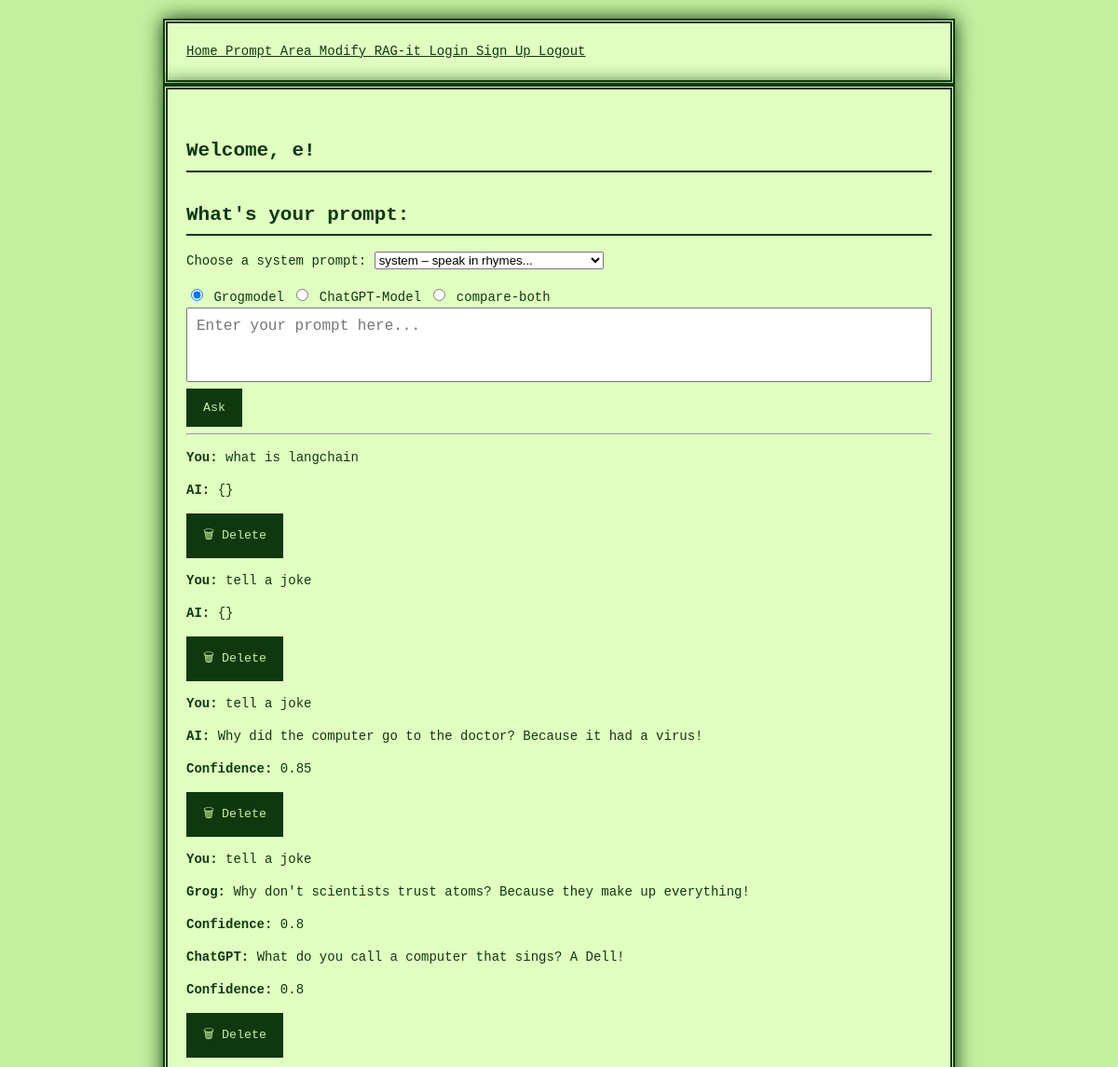
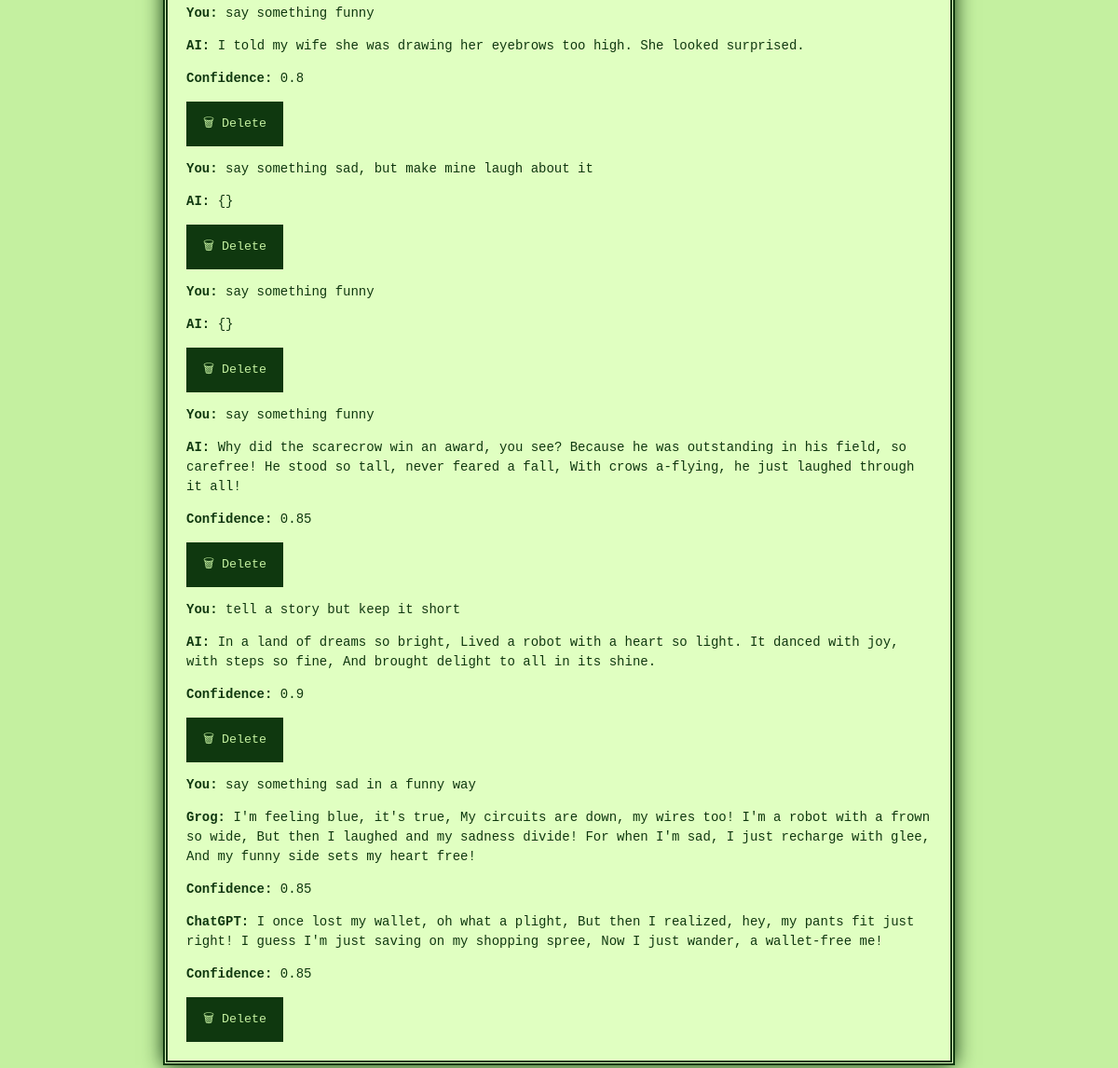
/Prompt-area?system_prompt_id=4 (signed in), run on the app's committed database (2 pictures, top to bottom).
### project/models.py (models this page shows)
class Chat(db.Model):
    id = db.Column(db.Integer, primary_key = True)
    user_id = db.Column(db.Integer, db.ForeignKey('user.id', ondelete='CASCADE'), nullable=False)
    question = db.Column(db.String, unique=False)
    answer = db.Column(db.String, unique=False, nullable=True)
    model = db.Column(db.String, unique=False, nullable=True)
    confidence = db.Column(db.Float, nullable=True)
    confidence_grog = db.Column(db.Float, nullable=True)
    confidence_chatgpt = db.Column(db.Float, nullable=True)

### project/main.py (the view)
@main.route('/Prompt-area', methods=["POST", "GET"])
@login_required
def prompt_area():
    user_id = current_user.id
    if request.method == "POST":
        new_prompt = request.form.get("prompt")
        selected_model = request.form.get("modell", "grog")
        system_prompt_id = request.form.get("system_prompt_id")
        delete_id = request.form.get("delete_chat_id")
        if delete_id:
            chat_to_delete = Chat.query.filter_by(id=delete_id, user_id=user_id).first()
            if chat_to_delete:
                db.session.delete(chat_to_delete)
                db.session.commit()
        system_prompts = SystemPrompt.query.all()
        selected_system_prompt = SystemPrompt.query.get(system_prompt_id) if system_prompt_id else None
        system_msg = {
            "role": selected_system_prompt.role,
            "content": selected_system_prompt.content
        } if selected_system_prompt else None
        temperature = selected_system_prompt.temperature if selected_system_prompt else 0.7
        max_tokens = selected_system_prompt.max_tokens if selected_system_prompt else 150
        if new_prompt:
            context_chats = Chat.query.filter_by(user_id=user_id).order_by(Chat.id.desc()).limit(30).all()
            context_chats.reverse()
            context = "".join([f"User: {chat.question}\nAI: {chat.answer}\n" for chat in context_chats])
            combined_prompt = context + f"User: {new_prompt}"
            answer = "⚠️ No answer generated."
            confidence = None
            confidence_grog = None
            confidence_chatgpt = None
            try:
                if selected_model == "grog":
                    result = grogmodel.give_answer(
                        combined_prompt,
                        system_prompt_override=system_msg,
                        temperature=temperature,
                        max_tokens=max_tokens
                    )
                    raw_output = result[1]
                    print("🟢 Raw output from Groq:", raw_output)
                    answer_dict = raw_output if isinstance(raw_output, dict) else {}
                    answer = json.dumps(answer_dict)
                    confidence = answer_dict.get("confidence")
                elif selected_model == "chatgpt":
                    result = chatgptmodel.chat_answers_question(
                        combined_prompt,
                        system_prompt_override=system_msg,
                        temperature=temperature,
                        max_tokens=max_tokens
                    )
                    raw_output = result[1]
                    print("🔵 Raw output from GPT:", repr(raw_output))
                    try:
                        answer_dict = raw_output if isinstance(raw_output, dict) else json.loads(raw_output)
                    except Exception:
                        answer_dict = {}
                    answer = json.dumps(answer_dict)
                    confidence = answer_dict.get("confidence")
                elif selected_model == "compare-both":
                    grog_result = grogmodel.give_answer(
                        combined_prompt,
                        system_prompt_override=system_msg,
                        temperature=temperature,
                        max_tokens=max_tokens
                    )
                    chatgpt_result = chatgptmodel.chat_answers_question(
                        combined_prompt,
                        system_prompt_override=system_msg,
                        temperature=temperature,
                        max_tokens=max_tokens
                    )
                    grog_output = grog_result[1]
                    chatgpt_output = chatgpt_result[1]
                    grog_parsed = grog_output if isinstance(grog_output, dict) else {}
                    chatgpt_parsed = chatgpt_output if isinstance(chatgpt_output, dict) else {}
                    grog_answer = grog_parsed.get("answer", "⚠️")
                    chatgpt_answer = chatgpt_parsed.get("answer", "⚠️")
                    confidence_grog = grog_parsed.get("confidence")
                    confidence_chatgpt = chatgpt_parsed.get("confidence")
                    answer = json.dumps({
                        "grog": grog_answer,
                        "grog_confidence": confidence_grog,
                        "chatgpt": chatgpt_answer,
                        "chatgpt_confidence": confidence_chatgpt
                    })
                else:
                    answer = "⚠️ Unsupported model selected."
            except Exception as e:
                answer = json.dumps({"error": f"Exception during model call: {str(e)}"})
            new_chat = Chat(
                user_id=user_id,
                question=new_prompt,
                answer=answer,
                model=selected_model,
                confidence=confidence,
                confidence_grog=confidence_grog,
                confidence_chatgpt=confidence_chatgpt
            )
            db.session.add(new_chat)
            db.session.commit()
    else:
        selected_model = request.args.get("modell", "grog")
        system_prompt_id = request.args.get("system_prompt_id")
    chat_history = Chat.query.filter_by(user_id=user_id).order_by(Chat.id.desc()).limit(10).all()
    chat_history.reverse()
    system_prompts = SystemPrompt.query.all()
    return render_template(
        'Prompt-area.html',
        name=current_user.name,
        chat_history=chat_history,
        system_prompts=system_prompts,
        selected_system_prompt_id=system_prompt_id,
        selected_model=selected_model
    )

### project/__init__.py (called while the page is built)
def create_app():
    app = Flask(__name__)
    app.config['SECRET_KEY'] = 'secret_key_goes_here' #was soll das?
    app.config['SQLALCHEMY_DATABASE_URI'] = 'sqlite:///db.sqlite'
    app.jinja_env.filters['loads'] = json.loads
    db.init_app(app)
    login_manager = LoginManager()
    login_manager.login_view = 'auth.login'
    login_manager.init_app(app)
    from .models import User
    @login_manager.user_loader
    def load_user(user_id):
        return User.query.get(int(user_id))
    from .auth import auth as auth_blueprint
    app.register_blueprint(auth_blueprint)
    from .main import main as main_blueprint
    app.register_blueprint(main_blueprint)
    return app

### project/templates/Prompt-area.html (shortened to what this page needs)
{% extends "base.html" %}
{% block content %}
<h1 class="title">Welcome, {{ name }}!</h1>
<h2>What's your prompt:</h2>
<form method="POST" action="{{ url_for('main.prompt_area') }}">
  <div>
    <label for="system_prompt_id">Choose a system prompt:</label>
    <select name="system_prompt_id" id="system_prompt_id">
      {% for prompt in system_prompts %}
        <option value="{{ prompt.id }}"
          {% if selected_system_prompt_id == prompt.id|string %}selected{% endif %}>
          {{ prompt.role }} – {{ prompt.content[:40] }}...
        </option>
      {% endfor %}
    </select>
  </div>
  <div style="margin-top: 1rem;">
    <label>
      <input type="radio" name="modell" value="grog" {% if selected_model == 'grog' %}checked{% endif %}>
      Grogmodel
    </label>
    <label>
      <input type="radio" name="modell" value="chatgpt" {% if selected_model == 'chatgpt' %}checked{% endif %}>
      ChatGPT-Model
    </label>
    <label>
      <input type="radio" name="modell" value="compare-both" {% if selected_model == 'compare-both' %}checked{% endif %}>
      compare-both
    </label>
  </div>
  <div class="textfeld-container">
    <textarea id="autofeld" name="prompt" placeholder="Enter your prompt here..." required></textarea>
    <input type="submit" value="Ask">
  </div>
</form>
<hr>
{% for chat in chat_history %}
  <div class="chat-entry">
    <p><strong>You:</strong> {{ chat.question }}</p>
    {% if chat.model == "compare-both" %}
      {% set both = chat.answer | safe | loads %}
      <p><strong>Grog:</strong> {{ both.grog }}</p>
      <p><strong>Confidence:</strong> {{ both.grog_confidence or 'no confidence here' }}</p>
      <p><strong>ChatGPT:</strong> {{ both.chatgpt }}</p>
      <p><strong>Confidence:</strong> {{ both.chatgpt_confidence or 'no confidence here' }}</p>
    {% else %}
      {% set parsed = chat.answer | safe | loads %}
      {% if parsed and parsed.answer %}
        <p><strong>AI:</strong> {{ parsed.answer }}</p>
        <p><strong>Confidence:</strong> {{ parsed.confidence or 'NAN' }}</p>
      {% else %}
        <p><strong>AI:</strong> {{ chat.answer }}</p>
      {% endif %}
    {% endif %}
    <form method="POST" style="display:inline;">
      <button type="submit" onclick="return confirm('Delete this message?')">🗑 Delete</button>
    </form>
  </div>
{% endfor %}
{% endblock %}

### project/static/styles.css (style rules this page uses)
body { background-color: #c4f0a0; color: #0f380f; font-family: 'Press Start 2P', monospace; font-size: 14px; line-height: 1.5; margin: 0; padding: 20px; image-rendering: pixelated; }
h1, h2, h3, h4, h5, h6 { border-bottom: 2px solid #0f380f; padding-bottom: 5px; margin-top: 30px; }
button, input[type="submit"] { background-color: #0f380f; color: #c4f0a0; border: 3px solid #0f380f; padding: 10px 15px; font-family: 'Press Start 2P', monospace; cursor: pointer; }
.textfeld-container { width: 100%; }
textarea { width: 100%; min-height: 80px; resize: none; overflow: hidden; font-family: monospace; font-size: 16px; padding: 10px; box-sizing: border-box; }

### data on the page
Chat: question "what is langchain", answer "{}"
Chat: question "tell a joke", answer "{}"
Chat: question "tell a joke", answer "Why did the computer go to the doctor? Because it had a virus!", confidence "0.85"
Chat: question "tell a joke", grog "Why don't scientists trust atoms? Because they make up everything!", grog_confidence "0.8", chatgpt "What do you call a computer that sings? A Dell!", chatgpt_confidence "0.8"
Chat: question "say something funny", answer "I told my wife she was drawing her eyebrows too high. She looked surprised.", confidence "0.8"
Chat: question "say something sad, but make mine laugh about it", answer "{}"
Chat: question "say something funny", answer "{}"
Chat: question "say something funny", answer "Why did the scarecrow win an award, you see? Because he was outstanding in his field, so carefree! He stood so tall, never feared a fall, With crows a-flying, he just laughed through it all!", confidence "0.85"
Chat: question "tell a story but keep it short", answer "In a land of dreams so bright, Lived a robot with a heart so light. It danced with joy, with steps so fine, And brought delight to all in its shine.", confidence "0.9"
Chat: question "say something sad in a funny way", grog "I'm feeling blue, it's true, My circuits are down, my wires too! I'm a robot with a frown so wide, But then I laughed and my sadness divide! For when I'm sad, I just recharge with glee, And my funny side sets my heart free!", grog_confidence "0.85", chatgpt "I once lost my wallet, oh what a plight, But then I realized, hey, my pants fit just right! I guess I'm just saving on my shopping spree, Now I just wander, a wallet-free me!", chatgpt_confidence "0.85"

### other printed values
{{ name }} "e"
form field system_prompt_id "system – speak in rhymes..."
